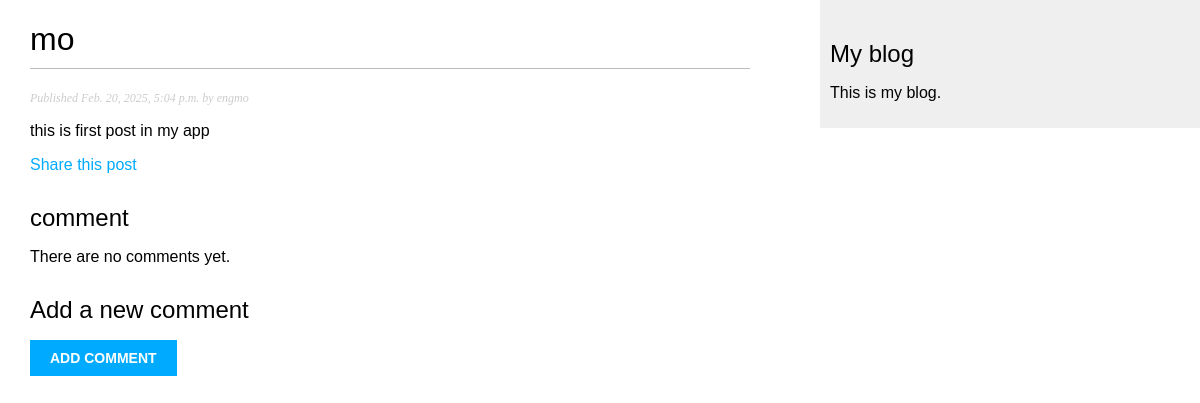
The page /blog/2025/2/20/mooooo/ on the database its author committed.
### blog/models.py (models this page shows, shortened)
class Post(models.Model):
    class Status(models.TextChoices):
        DRAFT = 'DF', 'Draft'
        PUBLISHED = 'PB', 'Published'
    title = models.CharField(max_length=100)
    slug = models.SlugField(max_length=100, unique_for_date='publish')
    author = models.ForeignKey(User, on_delete = models.CASCADE, related_name='blog_posts')
    body = models.TextField()
    publish = models.DateTimeField(default=timezone.now)
    created = models.DateTimeField(auto_now_add=True)
    updated = models.DateTimeField(auto_now=True)
    status = models.CharField(max_length=2, choices=Status.choices, default=Status.DRAFT)
    objects = models.Manager()
    published = PublishedManager()
    class Mete:
        ordering = ['-publish']
        indexes = [
            models.Index(fields=['-publish'])
        ]

### blog/views.py (the view)
# urls.py: path('<int:year>/<int:month>/<int:day>/<slug:post>/', views.post_detail, name='post_detail'),
def post_detail(request, year, month, day, post):
    try:
        post = Post.objects.get(slug=post, publish__year=year, publish__month=month, publish__day=day)
    except Post.DoesNotExist:
        raise Http404('Not Found')
    return render(request, 'blog/post/detail.html', {'post': post})

### blog/templates/blog/post/detail.html (shortened to what this page needs)
{% extends "blog/base.html" %}
{% block content %}
  <h1>{{ post.title }}</h1>
  <p class="date">
    Published {{ post.publish }} by {{ post.author }}
  </p>
  {{ post.body|linebreaks }}
  <p>
    <a href="{% url "blog:post_share" post.id %}">
      Share this post
    </a>
  </p>
  {% with comments.count as total_comments %}
    <h2>
      {{ total_comments }} comment{{ total_comments|pluralize }}
    </h2>
  {% endwith %}
  {% for comment in comments %}
    <div class="comment">
      <p class="info">
        Comment {{ forloop.counter }} by {{ comment.name }}
        {{ comment.created }}
      </p>
      {{ comment.body|linebreaks }}
    </div>
  {% empty %}
    <p>There are no comments yet.</p>
  {% endfor %}
  {% include "blog/post/includes/comment_form.html" %}
{% endblock %}

### blog/static/css/blog.css (style rules this page uses)
body { margin:0; padding:0; font-family:helvetica, sans-serif; }
a { color:#00abff; text-decoration:none; }
h1 { font-weight:normal; border-bottom:1px solid #bbb; padding:0 0 10px 0; }
h2 { font-weight:normal; margin:30px 0 0; }
p.date { color:#ccc; font-family: georgia, serif; font-size: 12px; font-style: italic; }

### rows shown on the page
Post: title "mo", publish "Feb. 20, 2025, 5:04 p.m.", author "engmo", body "this is first post in my app"
